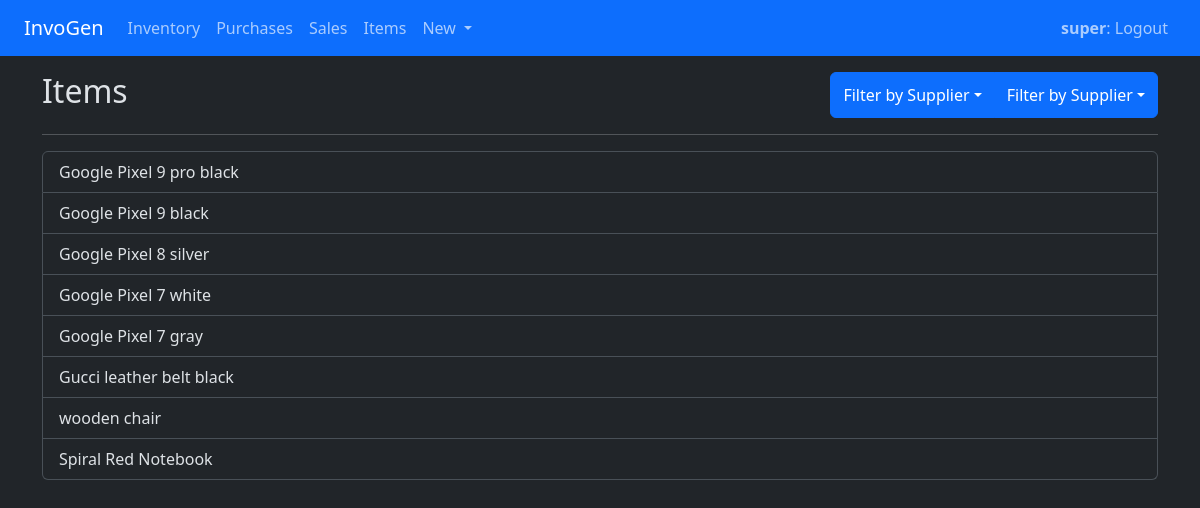
/items/ (signed in), run on the app's committed database.
### exchange/models.py (models this page shows, shortened)
class User(AbstractUser):
   pass

class Item(models.Model): #eg. iphone 16 pro white
    user = models.ForeignKey(User, on_delete=models.CASCADE)
    item_category = models.ForeignKey(ItemCategory, on_delete=models.CASCADE, null=True, related_name="category_items")
    item_brand = models.ForeignKey(ItemBrand, on_delete=models.CASCADE, null=True, related_name="brand_items")
    name = models.CharField(max_length=127, blank=False, null=False)
    SKU = models.CharField(max_length=30, blank=False, null=False) #generate sku in views if user wants
    inventory_restock_warning = models.IntegerField(default=0)
    description = models.TextField(blank=True, null=False)
    class Meta:
        unique_together = [["user", "SKU"]]

### exchange/views.py (the view)
# urls.py: path("items/", views.items, name="items"),
@login_required()
def items(request, category_id=None, brand_id=None):
    if category_id:
        category = ItemCategory.objects.get(user=request.user, pk=category_id)
        brand = None
        items = Item.objects.filter(user=request.user, item_category=category)
    elif brand_id:
        category = None
        brand = ItemBrand.objects.get(user=request.user, pk=brand_id)
        items = Item.objects.filter(user=request.user, item_brand=brand)
    else:
        items = Item.objects.filter(user=request.user)
        category = None
        brand = None
    categories = ItemCategory.objects.filter(user=request.user)
    brands = ItemBrand.objects.filter(user=request.user)
    return render(request, "exchange/items.html", {
        "items": items,
        "categories": categories,
        "brands": brands,
        "category": category,
        "brand": brand
    })

### exchange/models.py (called while the page is built)
    def __str__(self):
        return f"{self.category} ({self.abbreviation})"

    def __str__(self):
        return f"{self.brand} ({self.abbreviation})"

### exchange/templates/exchange/items.html (shortened to what this page needs)
{% extends "exchange/layout.html" %}
{% block body %}
    <div class="d-flex">
        <div class="me-auto">
            {% if category %}
                <h2>Items in {{category}}</h2>
            {% elif brand %}
                <h2>Items from {{brand}}</h2>
            {% else %}
                <h2>Items</h2>
            {% endif %}
        </div>
        <div class="btn-group" role="group">
            <div class="btn-group" role="group">
                <button class="btn btn-primary dropdown-toggle" type="button" data-bs-toggle="dropdown" aria-expanded="false">Filter by Supplier</button>
            </div>
            <div class="btn-group" role="group">
                <button class="btn btn-primary dropdown-toggle" type="button" data-bs-toggle="dropdown" aria-expanded="false">Filter by Supplier</button>
            </div>
        </div>
    </div>
    <hr>
    <div class="list-group">
        {% for item in items %}
            <a href="{% url 'view_item' sku=item.SKU  %}" class="list-group-item list-group-item-action" >{{ item.name }}</a>
        {% endfor %}
    </div>
{% endblock %}

### exchange/templates/exchange/layout.html (shortened to what this page needs)
{% load static %}
<!DOCTYPE html>
<html lang="en">
    <head>
        <link href="https://cdn.jsdelivr.net/npm/bootstrap@5.3.3/dist/css/bootstrap.min.css" rel="stylesheet">
        <link href="{% static 'exchange/styles.css' %}" rel="stylesheet">
    </head>
    <body data-bs-theme="dark">
        <nav class="navbar navbar-expand-sm px-4 bg-primary">
            <a class="navbar-brand" href="#">InvoGen</a>
            <div class="collapse navbar-collapse" id="navbar">
              <ul class="navbar-nav me-auto mb-2 mb-lg-0">
                {% if user.is_authenticated %}
                    <li class="nav-item">
                        <a class="nav-link" href="{% url 'index' %}">Inventory</a>
                    </li>
                    <li class="nav-item">
                        <a class="nav-link" href="{% url 'purchases' %}">Purchases</a>
                    </li>
                    <li class="nav-item">
                        <a class="nav-link" href="{% url 'sales' %}">Sales</a>
                    </li>
                    <li class="nav-item">
                        <a class="nav-link" href="{% url 'items' %}">Items</a>
                    </li>
                    <li class="nav-item dropdown">
                        <a class="nav-link dropdown-toggle" href="#" role="button" data-bs-toggle="dropdown" aria-expanded="false">
                            New
                        </a>
                    </li>
                {% endif %}
              </ul>
            </div>
            <div id="user-auth">
                <ul class="navbar-nav">
                    {% if user.is_authenticated %}
                        <li class="nav-item">
                            <a class="nav-link" href="{% url 'logout' %}"><strong>{{ user.username }}</strong>: Logout </a>
                        </li>
                    {% endif %}
                </ul>
            </div>
          </nav>
        <div>
            <div class="container mt-3" >
                {% block body %}
                {% endblock %}
            </div>
        </div>
    </body>
</html>

### data on the page
User: username "super"
Item: name "Google Pixel 9 pro black"
Item: name "Google Pixel 9 black"
Item: name "Google Pixel 8 silver"
Item: name "Google Pixel 7 white"
Item: name "Google Pixel 7 gray"
Item: name "Gucci leather belt black"
Item: name "wooden chair"
Item: name "Spiral Red Notebook"
